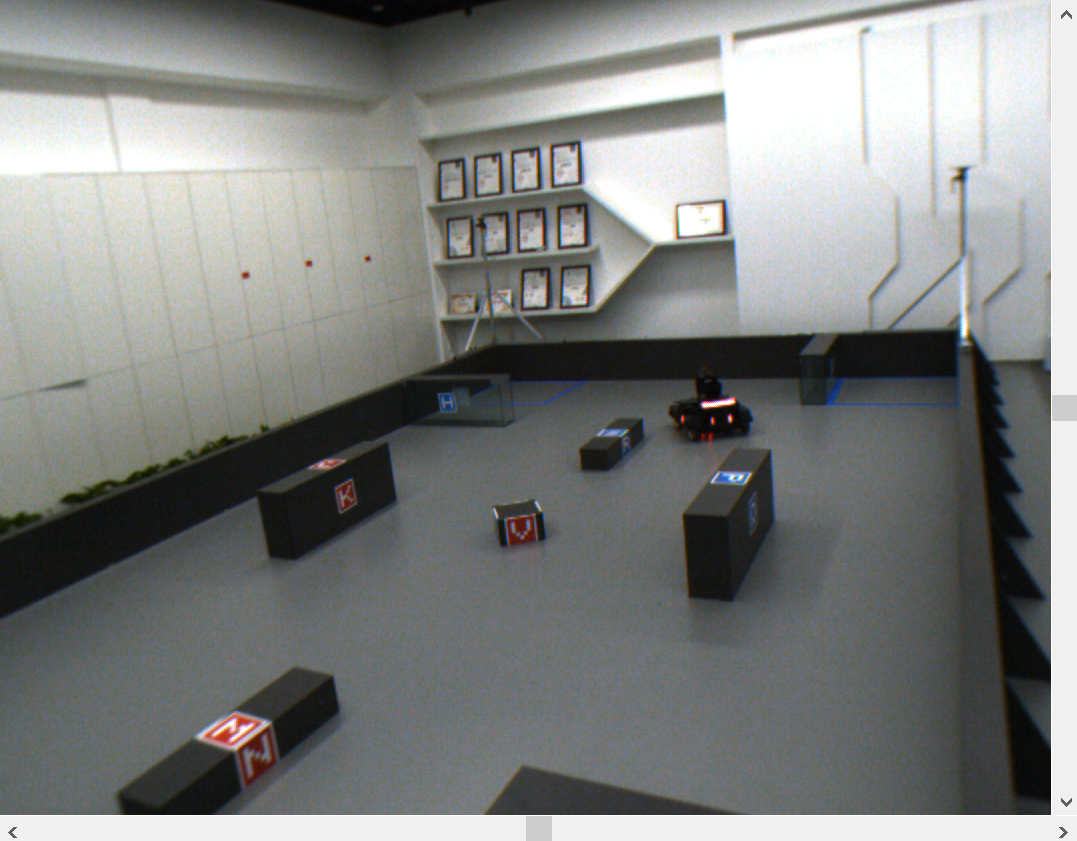
#> input picture PerspectiveTrans/data/raw.png, 1077 x 841 px
$ python trans.py
#> lines starting #> are read from the running program, lines starting #| are printed output that depends on the picture
import cv2
import numpy as np
from matplotlib import pyplot as plt
img = cv2.imread('data/raw.png')
#> img is the input picture: shape (841, 1077, 3); mean B, G, R 128.3, 130.2, 127.9
h, w, c = img.shape
#> h = 841; w = 1077; c = 3
pts1 = np.float32([[492,344],[959,329],[523,767],[117,791]])
pts2 = np.float32([[8080,0],[8080,4480],[1630,3545],[1500,2140]])

M = cv2.getPerspectiveTransform(pts1,pts2)
dst = cv2.warpPerspective(img,M,(8080, 4480))
plt.subplot(121),plt.imshow(img),plt.title('Input')
plt.subplot(122),plt.imshow(dst),plt.title('Output')
plt.show()
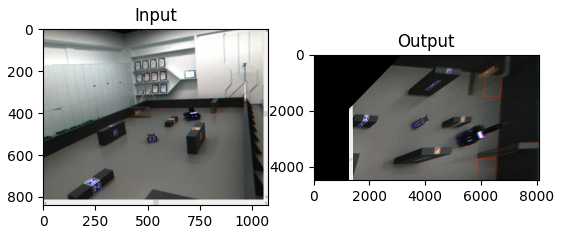
#> figure drawn by matplotlib, 2 panels; B, G, R data is drawn as R, G, B
